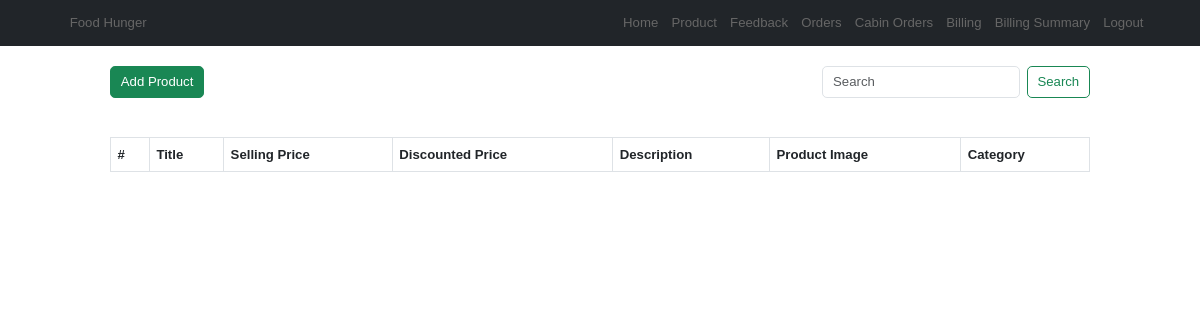
The page /inventory/Product/ (signed in) on the database as committed earlier.
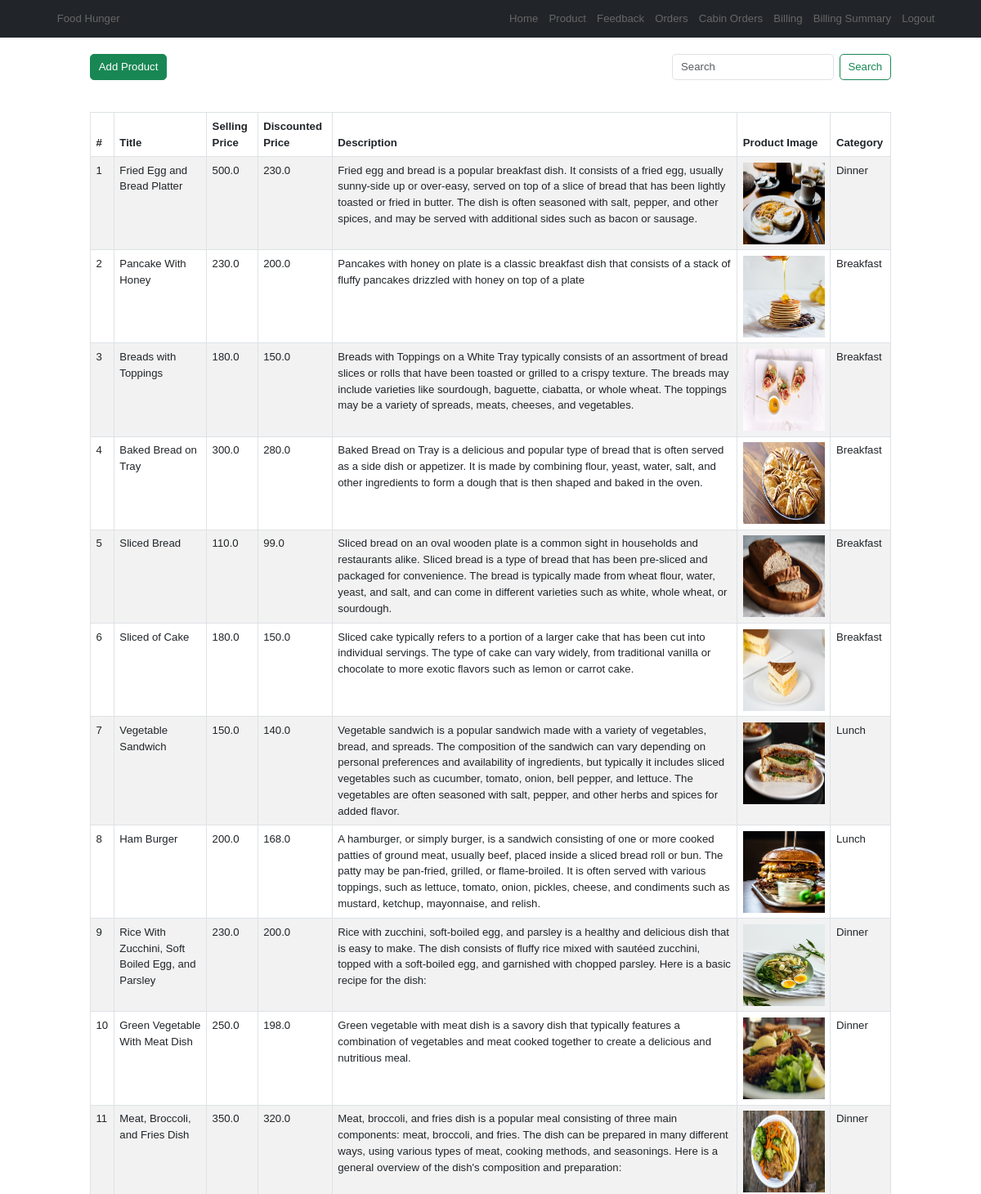
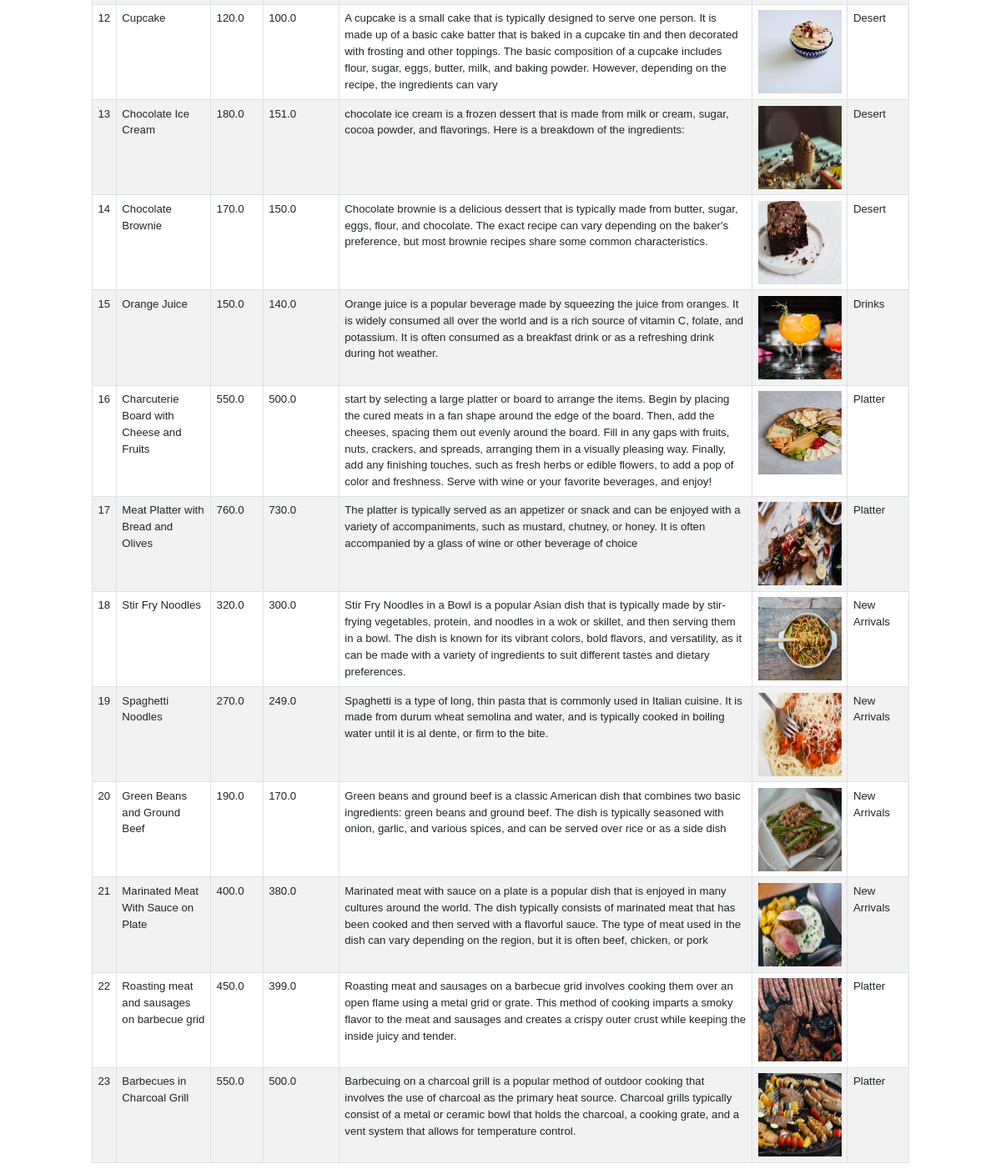
The same page on the database as committed later (2 pictures, top to bottom).
### app/models.py (models this page shows, shortened)
class Product(models.Model):
    title = models.CharField(max_length=100)
    selling_price = models.FloatField()
    discounted_price = models.FloatField()
    description = models.TextField()
    composition = models.TextField(default='')
    prodapp = models.TextField(default='')
    category = models.CharField(choices=CATEGORY_CHOICES, max_length=2)
    product_image = models.ImageField(upload_to='product')

### inventory/views.py (the view)
# urls.py: path("Product/", Products, name = "Product"),
@login_required
def Products(request):
    products = Product.objects.all()
    return render(request, "inventory/Products.html", locals())

### inventory/templates/inventory/Products.html (shortened to what this page needs)
{% extends "inventory/layout.html" %}
{% block content %}
<div class="d-flex justify-content-between">
    <div>
        <div class="form-group pt-4">
            <button class="btn btn-success" onclick="openNewPage()">Add Product</button>
        </div>
    </div>
    <div>
        <br>
        <form class="d-flex" method="GET" action="{% url 'searchproduct' %}">
            <input class="form-control me-2" type="search" placeholder="Search" aria-label="Search" name="searchproduct">
            <button class="btn btn-outline-success" type="submit">Search</button>
        </form>
    </div>
</div>
<br>
<br>
<div class="content-section">
    <table class="table table-striped table-bordered table-hover">
        <thead class="thead-dark">
            <tr>
                <th scope="col">#</th>
                <th scope="col">Title</th>
                <th scope="col">Selling Price</th>
                <th scope="col">Discounted Price</th>
                <th scope="col">Description</th>
                <th scope="col">Product Image</th>
                <th scope="col">Category</th>
            </tr>
        </thead>
        <tbody>
            {% for product in products %}
            <tr style="cursor: pointer;" onclick="window.location = '{% url 'view_product' product.id %}'">
                <td scope="row">{{ forloop.counter }}</td>
                <td>{{ product.title }}</td>
                <td>{{ product.selling_price }}</td>
                <td>{{ product.discounted_price }}</td>
                <td>{{ product.description }}</td>
                <td>
                    <img src="{{ product.product_image.url }}" alt="{{ product.title }}" width="100" height="100">
                </td>
                <td>{{ product.get_category_display }}</td>
            </tr>
            {% endfor %}
        </tbody>
    </table>
</div>
{% endblock %}

Rows that differ between the two databases and show on the page:
added Product: title "Fried Egg and Bread Platter", selling_price "500.0", discounted_price "230.0", description "Fried egg and bread is a popular breakfast dish. It consists of a fried egg, usually sunny-side up or over-easy, served on top of a slice of bread that has been lightly toasted or fried in butter. The dish is often seasoned with salt, pepper, and other spices, and may be served with additional sides such as bacon or sausage.", product_image (picture), category "Dinner"
added Product: title "Pancake With Honey", selling_price "230.0", discounted_price "200.0", description "Pancakes with honey on plate is a classic breakfast dish that consists of a stack of fluffy pancakes drizzled with honey on top of a plate", product_image (picture), category "Breakfast"
added Product: title "Breads with Toppings", selling_price "180.0", discounted_price "150.0", description "Breads with Toppings on a White Tray typically consists of an assortment of bread slices or rolls that have been toasted or grilled to a crispy texture. The breads may include varieties like sourdough, baguette, ciabatta, or whole wheat. The toppings may be a variety of spreads, meats, cheeses, and vegetables.", product_image (picture), category "Breakfast"
added Product: title "Baked Bread on Tray", selling_price "300.0", discounted_price "280.0", description "Baked Bread on Tray is a delicious and popular type of bread that is often served as a side dish or appetizer. It is made by combining flour, yeast, water, salt, and other ingredients to form a dough that is then shaped and baked in the oven.", product_image (picture), category "Breakfast"
added Product: title "Sliced Bread", selling_price "110.0", discounted_price "99.0", description "Sliced bread on an oval wooden plate is a common sight in households and restaurants alike. Sliced bread is a type of bread that has been pre-sliced and packaged for convenience. The bread is typically made from wheat flour, water, yeast, and salt, and can come in different varieties such as white, whole wheat, or sourdough.", product_image (picture), category "Breakfast"
added Product: title "Sliced of Cake", selling_price "180.0", discounted_price "150.0", description "Sliced cake typically refers to a portion of a larger cake that has been cut into individual servings. The type of cake can vary widely, from traditional vanilla or chocolate to more exotic flavors such as lemon or carrot cake.", product_image (picture), category "Breakfast"
added Product: title "Vegetable Sandwich", selling_price "150.0", discounted_price "140.0", description "Vegetable sandwich is a popular sandwich made with a variety of vegetables, bread, and spreads. The composition of the sandwich can vary depending on personal preferences and availability of ingredients, but typically it includes sliced vegetables such as cucumber, tomato, onion, bell pepper, and lettuce. The vegetables are often seasoned with salt, pepper, and other herbs and spices for added flavor.", product_image (picture), category "Lunch"
added Product: title "Ham Burger", selling_price "200.0", discounted_price "168.0", description "A hamburger, or simply burger, is a sandwich consisting of one or more cooked patties of ground meat, usually beef, placed inside a sliced bread roll or bun. The patty may be pan-fried, grilled, or flame-broiled. It is often served with various toppings, such as lettuce, tomato, onion, pickles, cheese, and condiments such as mustard, ketchup, mayonnaise, and relish.", product_image (picture), category "Lunch"
added Product: title "Rice With Zucchini, Soft Boiled Egg, and Parsley", selling_price "230.0", discounted_price "200.0", description "Rice with zucchini, soft-boiled egg, and parsley is a healthy and delicious dish that is easy to make. The dish consists of fluffy rice mixed with sautéed zucchini, topped with a soft-boiled egg, and garnished with chopped parsley. Here is a basic recipe for the dish:", product_image (picture), category "Dinner"
added Product: title "Green Vegetable With Meat Dish", selling_price "250.0", discounted_price "198.0", description "Green vegetable with meat dish is a savory dish that typically features a combination of vegetables and meat cooked together to create a delicious and nutritious meal.", product_image (picture), category "Dinner"
added Product: title "Meat, Broccoli, and Fries Dish", selling_price "350.0", discounted_price "320.0", description "Meat, broccoli, and fries dish is a popular meal consisting of three main components: meat, broccoli, and fries. The dish can be prepared in many different ways, using various types of meat, cooking methods, and seasonings. Here is a general overview of the dish's composition and preparation:", product_image (picture), category "Dinner"
added Product: title "Cupcake", selling_price "120.0", discounted_price "100.0", description "A cupcake is a small cake that is typically designed to serve one person. It is made up of a basic cake batter that is baked in a cupcake tin and then decorated with frosting and other toppings. The basic composition of a cupcake includes flour, sugar, eggs, butter, milk, and baking powder. However, depending on the recipe, the ingredients can vary", product_image (picture), category "Desert"
added Product: title "Chocolate Ice Cream", selling_price "180.0", discounted_price "151.0", description "chocolate ice cream is a frozen dessert that is made from milk or cream, sugar, cocoa powder, and flavorings. Here is a breakdown of the ingredients:", product_image (picture), category "Desert"
added Product: title "Chocolate Brownie", selling_price "170.0", discounted_price "150.0", description "Chocolate brownie is a delicious dessert that is typically made from butter, sugar, eggs, flour, and chocolate. The exact recipe can vary depending on the baker's preference, but most brownie recipes share some common characteristics.", product_image (picture), category "Desert"
added Product: title "Orange Juice", selling_price "150.0", discounted_price "140.0", description "Orange juice is a popular beverage made by squeezing the juice from oranges. It is widely consumed all over the world and is a rich source of vitamin C, folate, and potassium. It is often consumed as a breakfast drink or as a refreshing drink during hot weather.", product_image (picture), category "Drinks"
added Product: title "Charcuterie Board with Cheese and Fruits", selling_price "550.0", discounted_price "500.0", description "start by selecting a large platter or board to arrange the items. Begin by placing the cured meats in a fan shape around the edge of the board. Then, add the cheeses, spacing them out evenly around the board. Fill in any gaps with fruits, nuts, crackers, and spreads, arranging them in a visually pleasing way. Finally, add any finishing touches, such as fresh herbs or edible flowers, to add a pop of color and freshness. Serve with wine or your favorite beverages, and enjoy!", product_image (picture), category "Platter"
added Product: title "Meat Platter with Bread and Olives", selling_price "760.0", discounted_price "730.0", description "The platter is typically served as an appetizer or snack and can be enjoyed with a variety of accompaniments, such as mustard, chutney, or honey. It is often accompanied by a glass of wine or other beverage of choice", product_image (picture), category "Platter"
added Product: title "Stir Fry Noodles", selling_price "320.0", discounted_price "300.0", description "Stir Fry Noodles in a Bowl is a popular Asian dish that is typically made by stir-frying vegetables, protein, and noodles in a wok or skillet, and then serving them in a bowl. The dish is known for its vibrant colors, bold flavors, and versatility, as it can be made with a variety of ingredients to suit different tastes and dietary preferences.", product_image (picture), category "New Arrivals"
added Product: title "Spaghetti Noodles", selling_price "270.0", discounted_price "249.0", description "Spaghetti is a type of long, thin pasta that is commonly used in Italian cuisine. It is made from durum wheat semolina and water, and is typically cooked in boiling water until it is al dente, or firm to the bite.", product_image (picture), category "New Arrivals"
added Product: title "Green Beans and Ground Beef", selling_price "190.0", discounted_price "170.0", description "Green beans and ground beef is a classic American dish that combines two basic ingredients: green beans and ground beef. The dish is typically seasoned with onion, garlic, and various spices, and can be served over rice or as a side dish", product_image (picture), category "New Arrivals"
added Product: title "Marinated Meat With Sauce on Plate", selling_price "400.0", discounted_price "380.0", description "Marinated meat with sauce on a plate is a popular dish that is enjoyed in many cultures around the world. The dish typically consists of marinated meat that has been cooked and then served with a flavorful sauce. The type of meat used in the dish can vary depending on the region, but it is often beef, chicken, or pork", product_image (picture), category "New Arrivals"
added Product: title "Roasting meat and sausages on barbecue grid", selling_price "450.0", discounted_price "399.0", description "Roasting meat and sausages on a barbecue grid involves cooking them over an open flame using a metal grid or grate. This method of cooking imparts a smoky flavor to the meat and sausages and creates a crispy outer crust while keeping the inside juicy and tender.", product_image (picture), category "Platter"
added Product: title "Barbecues in Charcoal Grill", selling_price "550.0", discounted_price "500.0", description "Barbecuing on a charcoal grill is a popular method of outdoor cooking that involves the use of charcoal as the primary heat source. Charcoal grills typically consist of a metal or ceramic bowl that holds the charcoal, a cooking grate, and a vent system that allows for temperature control.", product_image (picture), category "Platter"
